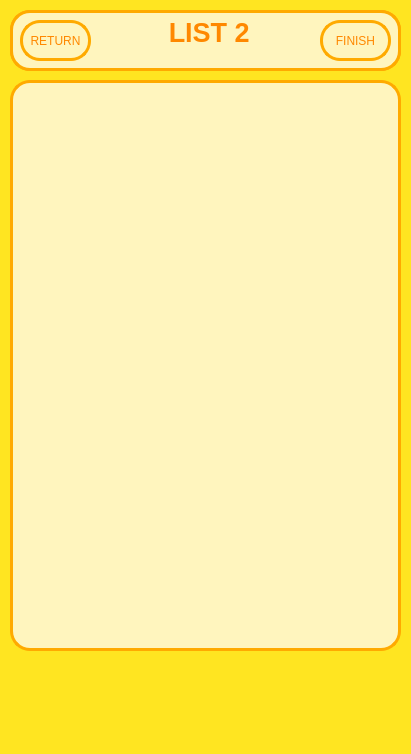
<?xml version="1.0" encoding="UTF-8"?>
<ui version="4.0">
 <class>MainWindow</class>
 <widget class="QMainWindow" name="MainWindow">
  <property name="geometry">
   <rect>
    <x>0</x>
    <y>0</y>
    <width>411</width>
    <height>754</height>
   </rect>
  </property>
  <property name="windowTitle">
   <string>MainWindow</string>
  </property>
  <property name="styleSheet">
   <string notr="true">background: rgb(255, 229, 33)</string>
  </property>
  <widget class="QWidget" name="centralwidget">
   <widget class="QPlainTextEdit" name="txted_todo2">
    <property name="geometry">
     <rect>
      <x>10</x>
      <y>80</y>
      <width>391</width>
      <height>571</height>
     </rect>
    </property>
    <property name="styleSheet">
     <string notr="true">border: 2.75px solid rgb(255, 170, 0);
  border-radius: 20px;
background: solid rgb(255, 245, 190);
color: gb(255, 136, 0)</string>
    </property>
   </widget>
   <widget class="QLabel" name="label">
    <property name="geometry">
     <rect>
      <x>10</x>
      <y>640</y>
      <width>91</width>
      <height>61</height>
     </rect>
    </property>
    <property name="text">
     <string/>
    </property>
    <property name="pixmap">
     <pixmap>../pixel_picture/New Piskel (2)/pixer_duck10.png</pixmap>
    </property>
   </widget>
   <widget class="QWidget" name="widget" native="true">
    <property name="geometry">
     <rect>
      <x>10</x>
      <y>10</y>
      <width>391</width>
      <height>61</height>
     </rect>
    </property>
    <property name="styleSheet">
     <string notr="true">border: 2.75px solid rgb(255, 170, 0);
  border-radius: 20px;
background: solid rgb(255, 245, 190);
color: black</string>
    </property>
    <widget class="QTextBrowser" name="txt_tiltle2">
     <property name="geometry">
      <rect>
       <x>0</x>
       <y>0</y>
       <width>391</width>
       <height>61</height>
      </rect>
     </property>
     <property name="styleSheet">
      <string notr="true">color: rgb(255, 136, 0)</string>
     </property>
     <property name="html">
      <string>&lt;!DOCTYPE HTML PUBLIC &quot;-//W3C//DTD HTML 4.0//EN&quot; &quot;http://www.w3.org/TR/REC-html40/strict.dtd&quot;&gt;
&lt;html&gt;&lt;head&gt;&lt;meta name=&quot;qrichtext&quot; content=&quot;1&quot; /&gt;&lt;meta charset=&quot;utf-8&quot; /&gt;&lt;style type=&quot;text/css&quot;&gt;
p, li { white-space: pre-wrap; }
hr { height: 1px; border-width: 0; }
li.unchecked::marker { content: &quot;\2610&quot;; }
li.checked::marker { content: &quot;\2612&quot;; }
&lt;/style&gt;&lt;/head&gt;&lt;body style=&quot; font-family:'Segoe UI'; font-size:9pt; font-weight:400; font-style:normal;&quot;&gt;
&lt;p align=&quot;center&quot; style=&quot; margin-top:0px; margin-bottom:0px; margin-left:0px; margin-right:0px; -qt-block-indent:0; text-indent:0px;&quot;&gt;&lt;span style=&quot; font-size:20pt; font-weight:700;&quot;&gt; LIST 2&lt;/span&gt;&lt;/p&gt;&lt;/body&gt;&lt;/html&gt;</string>
     </property>
    </widget>
    <widget class="QPushButton" name="bt_return2">
     <property name="geometry">
      <rect>
       <x>10</x>
       <y>10</y>
       <width>71</width>
       <height>41</height>
      </rect>
     </property>
     <property name="cursor">
      <cursorShape>PointingHandCursor</cursorShape>
     </property>
     <property name="styleSheet">
      <string notr="true">color: rgb(255, 136, 0)</string>
     </property>
     <property name="text">
      <string>RETURN</string>
     </property>
    </widget>
    <widget class="QPushButton" name="bt_finish2">
     <property name="geometry">
      <rect>
       <x>310</x>
       <y>10</y>
       <width>71</width>
       <height>41</height>
      </rect>
     </property>
     <property name="cursor">
      <cursorShape>PointingHandCursor</cursorShape>
     </property>
     <property name="styleSheet">
      <string notr="true">color: rgb(255, 136, 0)</string>
     </property>
     <property name="text">
      <string>FINISH</string>
     </property>
    </widget>
   </widget>
   <widget class="QLabel" name="label_5">
    <property name="geometry">
     <rect>
      <x>340</x>
      <y>640</y>
      <width>91</width>
      <height>61</height>
     </rect>
    </property>
    <property name="text">
     <string/>
    </property>
    <property name="pixmap">
     <pixmap>../pixel_picture/New Piskel (2)/pixer_duck10.png</pixmap>
    </property>
   </widget>
   <widget class="QLabel" name="label_3">
    <property name="geometry">
     <rect>
      <x>180</x>
      <y>640</y>
      <width>91</width>
      <height>61</height>
     </rect>
    </property>
    <property name="text">
     <string/>
    </property>
    <property name="pixmap">
     <pixmap>../pixel_picture/New Piskel (2)/pixer_duck10.png</pixmap>
    </property>
   </widget>
   <widget class="QLabel" name="label_4">
    <property name="geometry">
     <rect>
      <x>260</x>
      <y>640</y>
      <width>91</width>
      <height>61</height>
     </rect>
    </property>
    <property name="text">
     <string/>
    </property>
    <property name="pixmap">
     <pixmap>../pixel_picture/New Piskel (2)/pixer_duck10.png</pixmap>
    </property>
   </widget>
   <widget class="QLabel" name="label_2">
    <property name="geometry">
     <rect>
      <x>90</x>
      <y>640</y>
      <width>91</width>
      <height>61</height>
     </rect>
    </property>
    <property name="text">
     <string/>
    </property>
    <property name="pixmap">
     <pixmap>../pixel_picture/New Piskel (2)/pixer_duck10.png</pixmap>
    </property>
   </widget>
   <zorder>label</zorder>
   <zorder>label_2</zorder>
   <zorder>label_3</zorder>
   <zorder>label_4</zorder>
   <zorder>label_5</zorder>
   <zorder>txted_todo2</zorder>
   <zorder>widget</zorder>
  </widget>
  <widget class="QMenuBar" name="menubar">
   <property name="geometry">
    <rect>
     <x>0</x>
     <y>0</y>
     <width>411</width>
     <height>25</height>
    </rect>
   </property>
  </widget>
  <widget class="QStatusBar" name="statusbar"/>
 </widget>
 <resources/>
 <connections/>
</ui>
